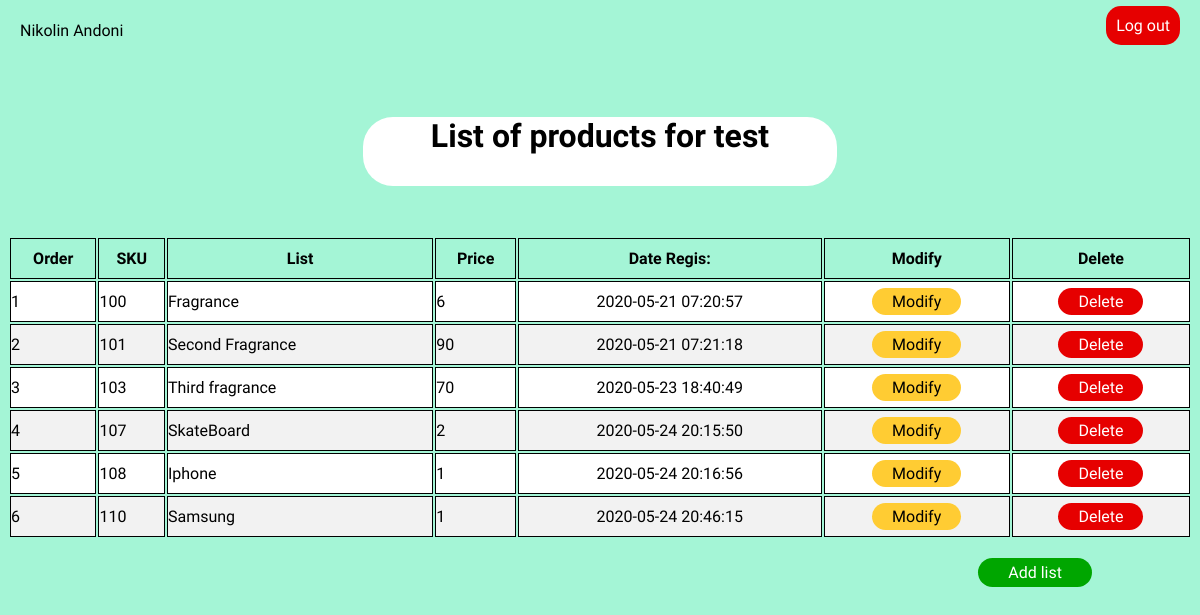
Page /list.php (signed in) on the committed database.
### tables this page shows
CREATE TABLE `product` (
  `id` int(11) NOT NULL,
  `proname` varchar(100) NOT NULL,
  `amount` varchar(100) NOT NULL,
  `time` timestamp NOT NULL DEFAULT current_timestamp()
);

### list.php (the view, shortened to what this page needs)
<?php
require_once "Database/Database.php";
$username = $_SESSION['username'];
$sql_fetch_todos = "SELECT * FROM product ORDER BY id ASC";
$query = mysqli_query($conn, $sql_fetch_todos);
?>
<!doctype html>
<html lang="en">
<head>
</head>
<body>
    <div class="header">
        <p>Nikolin Andoni</p>
        <a name="" id="" class="button-logout" href="logout.php" role="button">Log out</a>
    </div>
    <div class="container">
        <h1>List of products for <?php echo $username ?></h1>
    </div>
    <div class="table-product">
        <table>
            <tr>
                <th scope="col">Order</th>
                <th scope="col">SKU</th>
                <th scope="col">List</th>
                <th scope="col">Price</th>
                <th scope="col">Date Regis:</th>
                <th scope="col">Modify</th>
                <th scope="col">Delete</th>
            </tr>
            <tbody>
                <?php
                $idpro = 1;
                while ($row = mysqli_fetch_array($query)) { ?>
                    <tr>
                        <td scope="row"><?php echo $idpro ?></td>
                        <td><?php echo $row['id'] ?></td>
                        <td><?php echo $row['proname'] ?></td>
                        <td><?php echo $row['amount'] ?></td>
                        <td class="timeregis"><?php echo $row['time'] ?></td>
                        <td class="modify"><a name="edit" id="" class="bfix" href="fix.php?id=<?php echo $row['id'] ?>&message=<?php echo $row['proname'] ?>&amount=<?php echo $row['amount']; ?> " role="button">
                                Modify
                            </a></td>
                        <td class="delete"><a name="id" id="" class="bdelete" href="main/delete.php?id=<?php echo $row['id'] ?>" role="button">
                                Delete
                            </a></td>
                    </tr>
                <?php
                    $idpro++;
                } ?>
            </tbody>
        </table>
        <br>
        <a name="" id="" class="Addlist" style="float:right" href="addlist.php" role="button">Add list</a>
    </div>
</body>
</html>

### list.php (style rules this page uses)
body { font-family: "Mitr", sans-serif; background-color: #a4f5d6; }
.header { position: fixed; top: 0px; left: 0px; right: 0px; height: 50px; padding: 5px 13px 11px 0px; width: 100%; color: black; font-family: "Mitr", sans-serif; margin-top: 0px; bottom: 0; background-color: #a4f5d6; }
.header p { margin-left: 20px; text-align: left; }
.button-logout { position: relative; margin-top: -50px; margin-right: 20px; float: right; text-decoration: none; border: transparent; border-radius: 15px; background-color: #e60000; padding: 10px 10px 10px 10px; color: white; transition: 0.5s; }
.container { margin: 90px auto; margin-bottom: 50px; border-radius: 30px; text-align: center; background-color: white; width: 40%; padding-bottom: 10px; }
table th, tr, td { border: 1px solid black; border-collapse: collapse; padding: 10px 0px 10px 0px; }
table { width: 100%; }
th { color: black; background-color: #a4f5d6; }
tr { background-color: white; }
tr:nth-child(even) { background-color: #f2f2f2; }
.timeregis { text-align: center; }
.modify { text-align: center; }
.delete { text-align: center; }
.modify .bfix { border-radius: 15px; background-color: #ffcc33; color: black; text-decoration: none; padding: 4px 20px 4px 20px; transition: 0.5s; }
.delete .bdelete { border-radius: 15px; background-color: #e60000; text-decoration: none; color: white; padding: 4px 20px 4px 20px; transition: 0.5s; }
.Addlist { margin-right: 100px; padding: 5px 30px 5px 30px; border-radius: 15px; text-decoration: none; color: white; background-color: #00A600; transition: 0.5s; }

### rows in the picture
product: id "100", proname "Fragrance", amount "6", time "2020-05-21 07:20:57"
product: id "101", proname "Second Fragrance", amount "90", time "2020-05-21 07:21:18"
product: id "103", proname "Third fragrance", amount "70", time "2020-05-23 18:40:49"
product: id "107", proname "SkateBoard", amount "2", time "2020-05-24 20:15:50"
product: id "108", proname "Iphone", amount "1", time "2020-05-24 20:16:56"
product: id "110", proname "Samsung", amount "1", time "2020-05-24 20:46:15"

### other values in the picture
$username "test"
